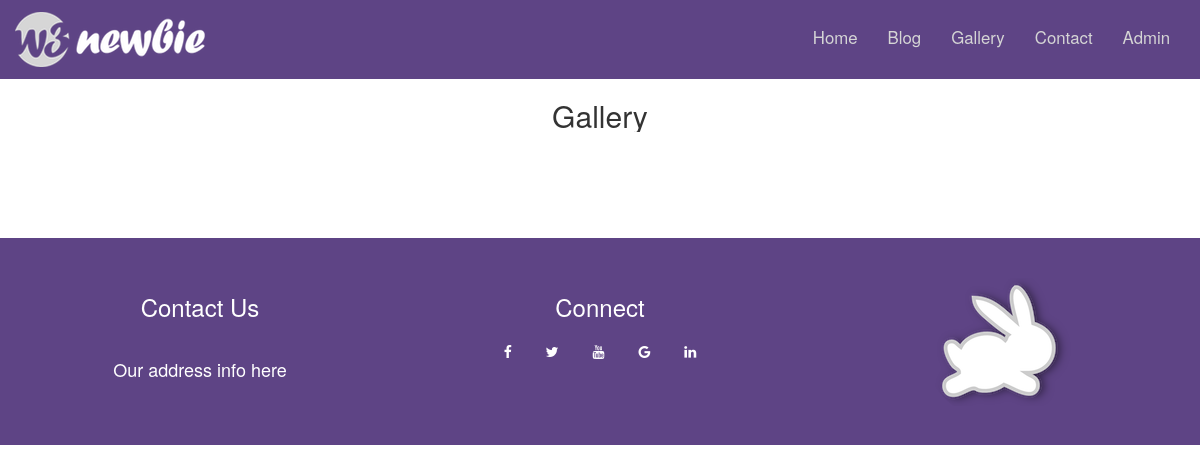
The page /gallery/ on the database as committed earlier.
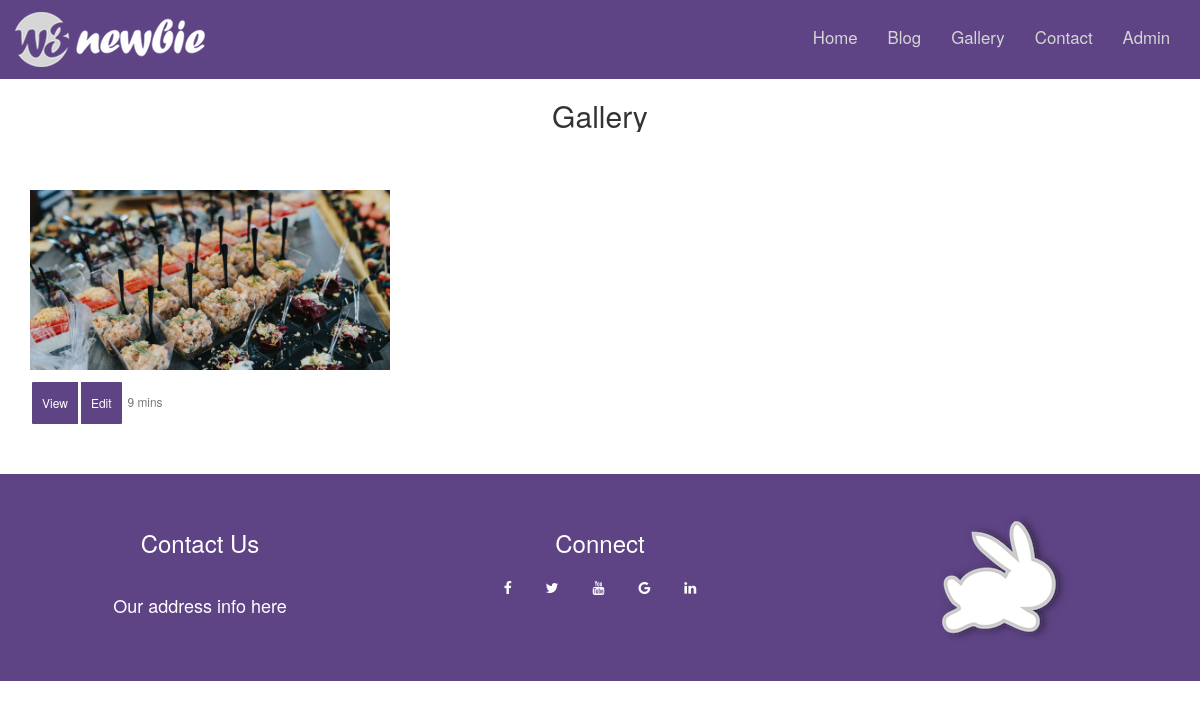
The same page on the database as committed later.
### gallery/models.py (models this page shows, shortened)
class Pic(models.Model):
	image=models.ImageField(upload_to="gallery_images")
	title=models.CharField(max_length=2000,blank=True)

### gallery/views.py (the view)
# urls.py: url(r'^gallery/', include('gallery.urls')),
def gallery(request):
	pics=Pic.objects.all()
	return render(request,'gallery/g.html',{"pics":pics})

### gallery/templates/gallery/g.html (shortened to what this page needs)
{% load staticfiles %}
{% include 'home/header.html' %}
{% block content %}
<main role="main">
	<h2 class="text-center">Gallery</h2>
      <div class="album py-5 bg-light">
        <div class="container">
          <div class="row">
		  {% for i in pics %}
            <div class="col-md-4">
              <div class="card mb-4 box-shadow">
                <img class="card-img-top img-responsive" src= "{{ i.image.url }}" alt="Card image cap">
                <div class="card-body">
                  <div class="d-flex justify-content-between align-items-center">
                    <div class="btn-group">
                      <button type="button" class="btn btn-sm btn-outline-secondary">View</button>
                      <button type="button" class="btn btn-sm btn-outline-secondary">Edit</button>
                    </div>
                    <small class="text-muted">9 mins</small>
                  </div>
                </div>
              </div>
            </div>
			{% endfor %}
    </main>
{% endblock %}
{% include 'home/footer.html' %}

Rows that differ between the two databases and show on the page:
added Pic: image (picture)
